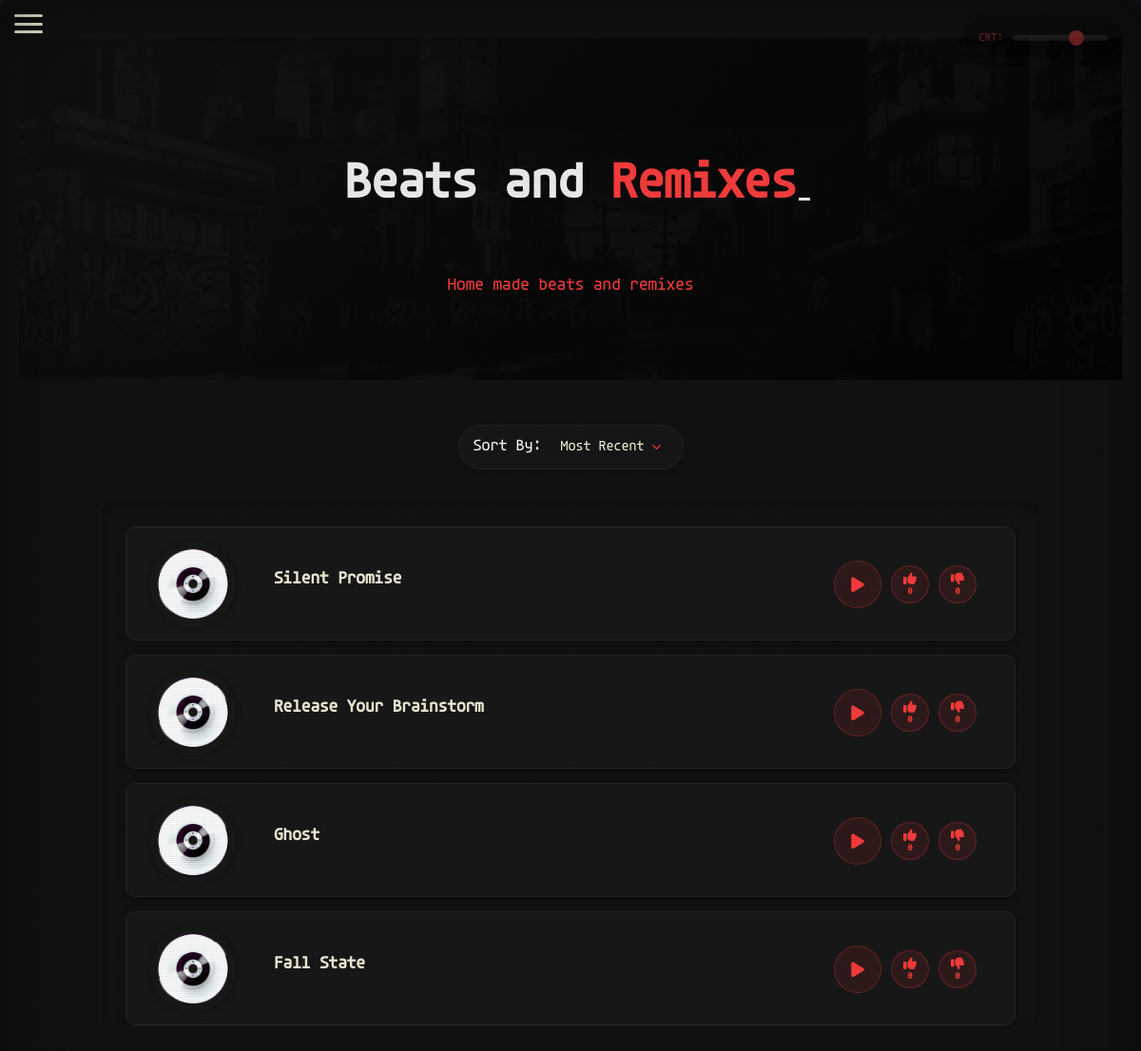
The page /showcase on the database its author committed.
### models.py (models this page shows, shortened)
class Track(db.Model):
    __tablename__ = 'tracks'
    id = db.Column(db.Integer, primary_key=True)
    name = db.Column(db.String(200), nullable=False)
    description = db.Column(db.String(500), nullable=True)
    file = db.Column(db.String(200), nullable=False)
    artwork = db.Column(db.String(200), nullable=True)
    artwork_secondary = db.Column(db.String(200), nullable=True)
    play_count = db.Column(db.Integer, default=0)
    like_count = db.Column(db.Integer, default=0)  # New field for likes
    unlike_count = db.Column(db.Integer, default=0)  # New field for unlikes
    date_added = db.Column(db.DateTime, default=datetime.utcnow)

### app.py (the view)
@app.route('/showcase')
def showcase():
    sort_by = request.args.get('sort', 'date_desc')
    if sort_by == 'name_asc':
        tracks = Track.query.order_by(Track.name.asc()).all()
    elif sort_by == 'name_desc':
        tracks = Track.query.order_by(Track.name.desc()).all()
    elif sort_by == 'date_asc':
        tracks = Track.query.order_by(Track.date_added.asc()).all()
    elif sort_by == 'play_count':
        tracks = Track.query.order_by(Track.play_count.desc()).all()
    elif sort_by == 'like_count':  # New sorting option
        tracks = Track.query.order_by(Track.like_count.desc()).all()
    else:  # date_desc is default
        tracks = Track.query.order_by(Track.date_added.desc()).all()
    latest_track = Track.query.order_by(Track.date_added.desc()).first()
    return render_template('showcase.html', tracks=tracks, sort_by=sort_by, latest_track=latest_track)

### templates/showcase.html (shortened to what this page needs)
{% extends 'base.html' %}
{% from 'components/hero.html' import hero %}
{% block content %}
<div class="hero-section">
    <div class="title-container">
        <h1 class="text-title"><span class="word">Beats</span> <span class="word">and</span> <span class="word">Remixes</span></h1>
        <p class="subtitle">Home made beats and remixes</p>
    </div>
</div>
<form method="GET" action="{{ url_for('showcase') }}">
    <div class="sort">Sort By:
    <select name="sort" id="sort" onchange="this.form.submit()">
        <option value="date_desc" {% if sort_by == 'date_desc' %}selected{% endif %}>Most Recent</option>
    </select>
    </div>
</form>
<div class="track-container">
    {% for track in tracks %}
    <div class="track-card">
        <div class="track-artwork">
            <img src="{{ url_for('static', filename='uploads/' + (track.artwork or 'No Artwork')) }}" alt="Artwork">
        </div>
        {% if track.artwork_secondary and track.artwork_secondary != "No Secondary Artwork" %}
            <div class="track-artwork-secondary">
                <img src="{{ url_for('static', filename='uploads/' + track.artwork_secondary) }}" alt="Secondary Artwork">
            </div>
        {% else %}
            <div class="track-info">
                <h3>{{ track.name }}</h3>
            </div>
        {% endif %}
        <div class="track-buttons">
            <button class="play-track-btn"
                data-track-url="{{ url_for('static', filename='uploads/' + track.file) }}"
                data-track-name="{{ track.name }}"
                data-track-artwork="{{ url_for('static', filename='uploads/' + track.artwork) }}"
                data-track-artwork-secondary="{{ url_for('static', filename='uploads/' + track.artwork_secondary) if track.artwork_secondary and track.artwork_secondary != 'No Secondary Artwork' else '' }}">
            </button>
            <button class="reaction-btn like-btn" data-track-id="{{ track.id }}" title="Like">
                <i class="fas fa-thumbs-up"></i>
                <span class="reaction-count like-count">{{ track.like_count or 0 }}</span>
            </button>
            <button class="reaction-btn unlike-btn" data-track-id="{{ track.id }}" title="Unlike">
                <i class="fas fa-thumbs-down"></i>
                <span class="reaction-count unlike-count">{{ track.unlike_count or 0 }}</span>
            </button>
        </div>
    </div>
    {% endfor %}
</div>
{% endblock %}

### templates/base.html (shortened to what this page needs)
<!DOCTYPE html>
<html lang="en">
<head>
    <link rel="stylesheet" href="{{ url_for('static', filename='css/base.css') }}">
    <link rel="stylesheet" href="{{ url_for('static', filename='css/hero.css') }}">
    <link rel="stylesheet" href="{{ url_for('static', filename='css/navigation.css') }}">
    <link rel="stylesheet" href="{{ url_for('static', filename='css/track-display.css') }}">
    <link rel="stylesheet" href="{{ url_for('static', filename='css/audio-player.css') }}">
    <link rel="stylesheet" href="{{ url_for('static', filename='css/admin.css') }}">
    <link rel="stylesheet" href="{{ url_for('static', filename='css/page-specific.css') }}">
    <link rel="stylesheet" href="{{ url_for('static', filename='css/converter.css') }}">
    <link rel="stylesheet" href="{{ url_for('static', filename='css/guides.css') }}">
    <link rel="stylesheet" href="{{ url_for('static', filename='css/analyzer.css') }}">
    <link rel="stylesheet" href="{{ url_for('static', filename='css/separator.css') }}">
    <link rel="stylesheet" href="{{ url_for('static', filename='css/youtube.css') }}">
    <link rel="stylesheet" href="{{ url_for('static', filename='css/crt-effect.css') }}">
    <link rel="stylesheet" href="https://cdnjs.cloudflare.com/ajax/libs/font-awesome/6.4.0/css/all.min.css">
</head>
<body>
    <div class="menu-toggle" onclick="toggleMenu()">
        <span></span>
        <span></span>
        <span></span>
    </div>
    <main>
        {% block content %}{% endblock %}
    </main>
</body>
</html>

### static/css/base.css (style rules this page uses)
:root { --global-artwork-size: 50px; --global-artwork-size-mobile: 40px; --track-artwork-size: 90px; --track-artwork-secondary-width: 200px; --track-artwork-secondary-height: 100px; --admin-artwork-size: 40px; --track-artwork-size-mobile: 70px; --track-artwork-secondary-mobile-size: 150px; --primary-color: #fc4242; --secondary-color: #2c2c2c; --text-color: #ffffff; --background-color: #121212; --card-background: #1e1e1e; --hover-color: #fc4242; --card-hover-background: rgba(40, 40, 40, 0.8); --shadow-sm: 0 2px 5px rgba(0, 0, 0, 0.2); --shadow-md: 0 4px 15px rgba(0, 0, 0, 0.3); --shadow-lg: 0 10px 30px rgba(0, 0, 0, 0.4); --shadow-primary: 0 4px 15px rgba(252, 66, 66, 0.3); --shadow-primary-lg: 0 6px 20px rgba(252, 66, 66, 0.4); --transition-fast: all 0.2s ease; --transition-normal: all 0.3s ease; --transition-slow: all 0.5s ease; --font-primary: 'Agave', monospace; --font-secondary: 'AnotherTag', sans-serif; --border-radius-small: 5px; --border-radius-medium: 10px; --border-radius-large: 15px; --border-radius-circle: 50%; --z-index-dropdown: 100; --z-index-player: 900; --z-index-preloader: 1000; }
* { margin: 0; padding: 0; box-sizing: border-box; }
body { font-family: 'Agave', sans-serif; background-color: var(--background-color); color: var(--text-color); line-height: 1.6; scroll-behavior: smooth; margin: 0; padding: 0; overflow-x: hidden; }
body::before { content: ''; position: fixed; top: 0; left: 0; width: 100%; height: 100%; background: radial-gradient(circle at 50% 50%, rgba(252, 66, 66, 0.03) 0%, transparent 70%); pointer-events: none; z-index: -1; }
main { padding: 40px 20px 80px; text-align: center; font-size: 16px; min-height: calc(100vh - 80px); position: relative; width: 100%; max-width: 100%; overflow-x: hidden; box-sizing: border-box; }
h1, h2 { opacity: 0; transform: translateY(30px); animation: fadeInUp 1s forwards; }
p { opacity: 0; transform: translateY(30px); animation: fadeInUp 1s forwards; }
h1 { font-size: 3rem; margin-bottom: 20px; font-weight: bold; color: var(--text-color); animation-delay: 0.3s; position: relative; display: inline-block; }
h1::after { content: ''; position: absolute; bottom: -10px; left: 50%; transform: translateX(-50%); width: 60px; height: 3px; background: linear-gradient(90deg, transparent, var(--primary-color), transparent); opacity: 0; animation: fadeIn 1s forwards 1s; }
p { font-size: 1.2rem; margin-bottom: 20px; color: var(--text-color-muted); animation-delay: 0.3s; line-height: 1.7; }
.title-container { margin-bottom: 50px; position: relative; }
.word { display: inline-block; animation: float 6s ease-in-out infinite; }
.word:nth-child(1) { animation-delay: 0s; }
.word:nth-child(3) { animation-delay: 1s; }
@media (min-height: 900px) { main { padding-bottom: 120px; } }

### static/css/hero.css (style rules this page uses)
.hero-section { position: relative; min-height: 45vh; display: flex; flex-direction: column; justify-content: center; align-items: center; background: linear-gradient(135deg, rgba(26,26,26,0.95) 0%, rgba(10,10,10,0.95) 100%); padding: 3rem 2rem; overflow: hidden; margin-bottom: 2rem; }
.hero-section::before { content: ''; position: absolute; top: 0; left: 0; width: 100%; height: 100%; background-image: url("/static/images/bg3.png"); background-size: cover; background-position: center; opacity: 0.2; z-index: 0; }

### static/css/audio-player.css (style rules this page uses)
.track-artwork { width: 100%; height: 100%; object-fit: contain; border-radius: 50%; transition: var(--transition-normal); }

### static/css/page-specific.css (style rules this page uses)
.title-container, .title-container-about { text-align: center; width: 100%; margin: 20px 0 40px; min-height: 80px; display: block; }
.text-title { font-family: 'Agave', monospace; font-size: 3rem; text-align: center; margin: 30px auto 50px; position: relative; display: inline-block; min-height: 60px; color: #ffffff; --cursor-left: 0px; }
.text-title .word { display: inline-block; position: relative; }
.text-title::after { content: ''; position: absolute; width: 12px; height: 3px; background-color: #ffffff; left: var(--cursor-left); bottom: 10px; animation: blinkCursor 0.8s step-end infinite; z-index: 10; }
.text-title.no-after-cursor::after { display: none !important; }

### templates/base.html (style rules this page uses)
.subtitle, h2:not(.section-title) { font-family: 'Agave', monospace; font-size: 1.2rem; color: #fc4242; margin-top: 0.5rem; text-align: center; opacity: 0; animation: fadeIn 2s forwards 3.5s; }

### rows shown on the page
Track: artwork (picture), name "Silent Promise", like_count "0", unlike_count "0"
Track: artwork (picture), name "Release Your Brainstorm", like_count "0", unlike_count "0"
Track: artwork (picture), name "Ghost", like_count "0", unlike_count "0"
Track: artwork (picture), name "Fall State", like_count "0", unlike_count "0"
